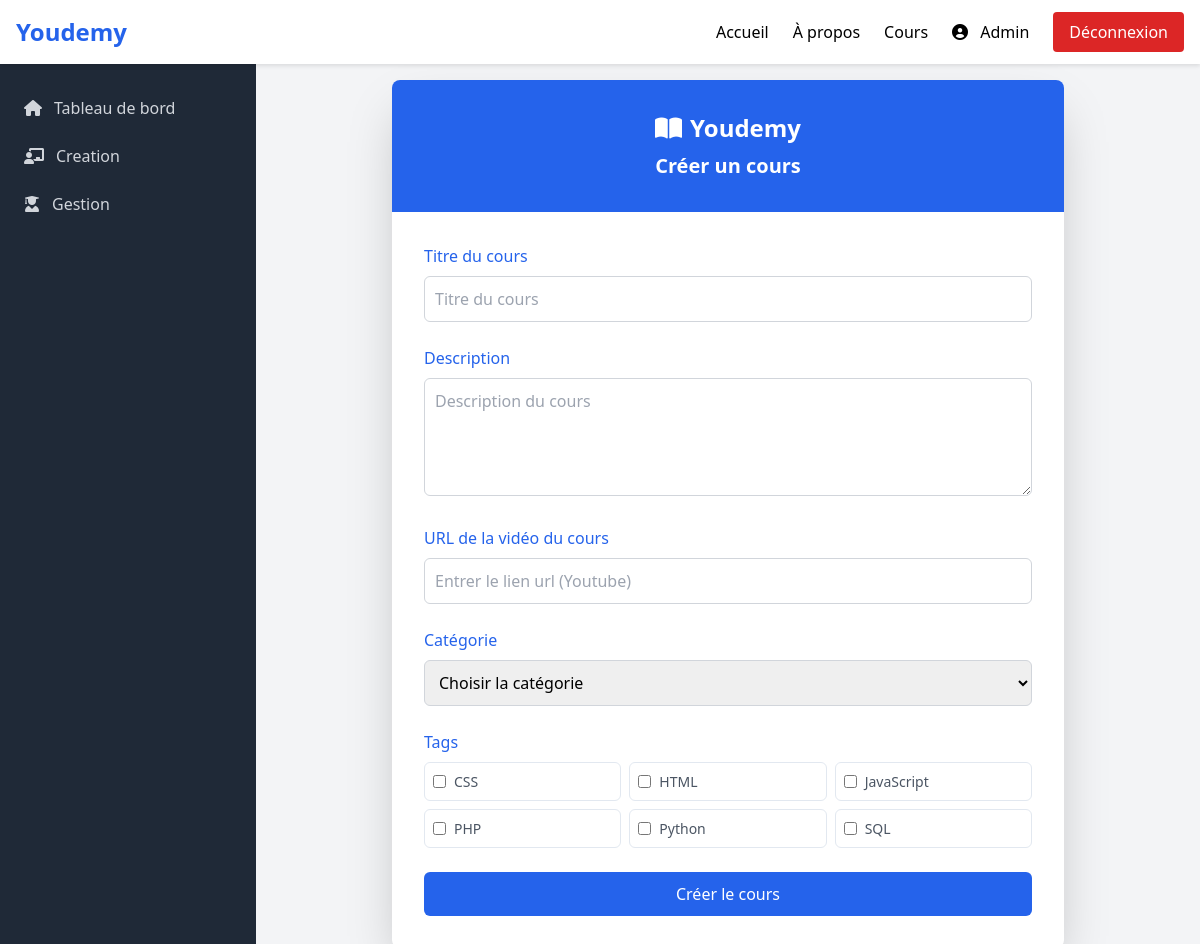
/Views/users/enseignant/creation.php (signed in), run on the app's committed database.
### tables this page shows
CREATE TABLE Tag (
    id INT AUTO_INCREMENT PRIMARY KEY,
    nom VARCHAR(50) UNIQUE NOT NULL
);

### Views/users/enseignant/creation.php (the view, shortened to what this page needs)
<?php
$db = new Database();
$conn = $db->connect();
$tags = $conn->query("SELECT id, nom FROM tag ORDER BY nom")->fetchAll(PDO::FETCH_ASSOC);
?>
<!DOCTYPE html>
<html lang="fr">
<head>
    <script src="https://cdn.tailwindcss.com"></script>
    <link rel="stylesheet" href="https://cdnjs.cloudflare.com/ajax/libs/font-awesome/6.0.0/css/all.min.css">
</head>
<body class="bg-gray-100">
    <header class="navbar">
        <div class="max-w-full mx-auto px-4 py-3 flex justify-between items-center">
            <a href="../../Views/index.php" class="text-2xl font-bold text-blue-600">Youdemy</a>
            <nav class="hidden md:flex items-center gap-6">
                <a href="../../index.php" class="hover:text-blue-600">Accueil</a>
                <a href="../../index.php" class="hover:text-blue-600">À propos</a>
                <a href="../../cours.php" class="hover:text-blue-600">Cours</a>
                <a href="#admin" class="hover:text-blue-600">
                    <i class="fas fa-user-circle"></i>
                    <span class="ml-2">Admin</span>
                </a>
                <a href="../../auth/logout.php" class="bg-red-600 hover:bg-red-700 text-white px-4 py-2 rounded">
                    Déconnexion
                </a>
            </nav>
        </div>
    </header>
    <aside class="sidebar">
    <nav class="mt-5 px-2">
            <a href="dashboard.php" class="group flex items-center px-4 py-3 text-gray-300 hover:bg-gray-700 rounded-md">
                <i class="fas fa-home mr-3"></i> Tableau de bord
            </a>
            <a href="creation.php" class="group flex items-center px-4 py-3 text-gray-300 hover:bg-gray-700 rounded-md">
                <i class="fas fa-chalkboard-teacher mr-3"></i> Creation
            </a>
            <a href="Gestion.php" class="group flex items-center px-4 py-3 text-gray-300 hover:bg-gray-700 rounded-md">
                <i class="fas fa-user-graduate mr-3"></i> Gestion
            </a>
        </nav>
    </aside>
    <div class="main-content">
        <div class="container mx-auto px-4">
            <div class="flex justify-center">
                <div class="w-full max-w-2xl">
                    <div class="bg-white rounded-lg shadow-2xl">
                        <div class="bg-blue-600 text-center p-8 rounded-t-lg">
                            <div class="text-white text-2xl font-bold mb-2">
                                <i class="fas fa-book-open me-2"></i>Youdemy
                            </div>
                            <h4 class="text-white font-bold text-xl">Créer un cours</h4>
                        </div>
                        <div class="p-8">
                            <form method="POST" class="space-y-6">
                                <div>
                                    <label class="block text-blue-600 font-medium mb-2">Titre du cours</label>
                                    <input type="text" name="titre"
                                        class="w-full p-2.5 border border-gray-300 rounded-md focus:ring-2 focus:ring-blue-500 focus:border-blue-500 outline-none"
                                        placeholder="Titre du cours" required>
                                </div>
                                <div>
                                    <label class="block text-blue-600 font-medium mb-2">Description</label>
                                    <textarea name="description"
                                        class="w-full p-2.5 border border-gray-300 rounded-md focus:ring-2 focus:ring-blue-500 focus:border-blue-500 outline-none"
                                        placeholder="Description du cours"
                                        rows="4" required></textarea>
                                </div>
                                <div>
                                    <label class="block text-blue-600 font-medium mb-2">URL de la vidéo du cours</label>
                                    <input type="url" name="contenu_course"
                                        class="w-full p-2.5 border border-gray-300 rounded-md focus:ring-2 focus:ring-blue-500 focus:border-blue-500 outline-none"
                                        placeholder="Entrer le lien url (Youtube)"
                                        required>
                                </div>
                                <div>
                                    <label class="block text-blue-600 font-medium mb-2">Catégorie</label>
                                    <select name="categorie_id"
                                        class="w-full p-2.5 border border-gray-300 rounded-md focus:ring-2 focus:ring-blue-500 focus:border-blue-500 outline-none"
                                        required>
                                        <option value="">Choisir la catégorie</option>
                                    </select>
                                </div>
                                <div>
                                    <label class="block text-blue-600 font-medium mb-2">Tags</label>
                                    <div class="tag-container">
                                        <?php foreach ($tags as $tag): ?>
                                            <label class="tag-checkbox">
                                                <input type="checkbox" name="tags[]" value="<?= htmlspecialchars($tag['id']) ?>">
                                                <span class="tag-label"><?= htmlspecialchars($tag['nom']) ?></span>
                                            </label>
                                        <?php endforeach; ?>
                                    </div>
                                </div>
                                <button type="submit" name="submit"
                                    class="w-full bg-blue-600 text-white py-2.5 rounded-md transition duration-300 hover:bg-blue-700">
                                    Créer le cours
                                </button>
                            </form>
                        </div>
                    </div>
                </div>
            </div>
        </div>
    </div>
</body>
</html>

### Views/users/enseignant/creation.php (style rules this page uses)
.tag-container { display: grid; grid-template-columns: repeat(auto-fill, minmax(150px, 1fr)); gap: 0.5rem; margin-top: 0.5rem; }
.tag-checkbox { display: flex; align-items: center; padding: 0.5rem; border: 1px solid #e2e8f0; border-radius: 0.375rem; cursor: pointer; transition: all 0.2s; }
.tag-checkbox input[type="checkbox"] { margin-right: 0.5rem; }
.tag-label { font-size: 0.875rem; color: #4b5563; }
.navbar { position: fixed; top: 0; left: 0; right: 0; z-index: 1000; height: 64px; background-color: white; box-shadow: 0 2px 4px rgba(0, 0, 0, 0.1); }
.sidebar { position: fixed; top: 64px; left: 0; bottom: 0; width: 256px; z-index: 999; background-color: #1f2937; color: white; }
.main-content { margin-top: 64px; margin-left: 256px; padding: 1rem; }

### data on the page
tag: nom "CSS"
tag: nom "HTML"
tag: nom "JavaScript"
tag: nom "PHP"
tag: nom "Python"
tag: nom "SQL"
